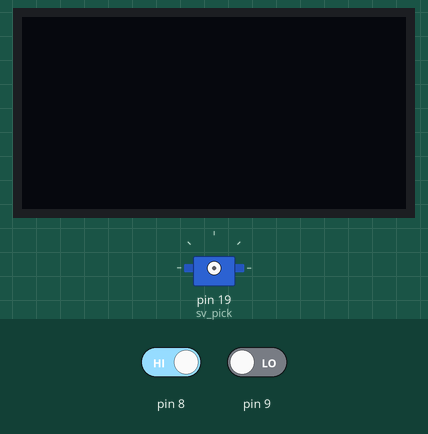
A sketch run on a simulated Arduino Uno, built with avr-gcc and run on an emulated ATmega328P. On the bench: 128×64 one-colour display, servo. Inputs (shaded band) come from the test bench; at power-on: pin 8 HIGH, pin 9 LOW.

Above: at 0.8 s.
0.9 s: pin 8 driven LOW
At 3.5 s:
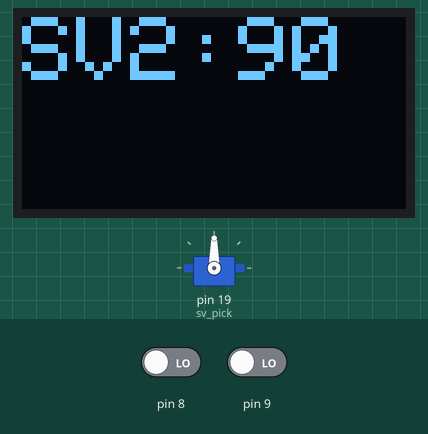
3.9 s: pin 9 driven HIGH
At 4.04 s:
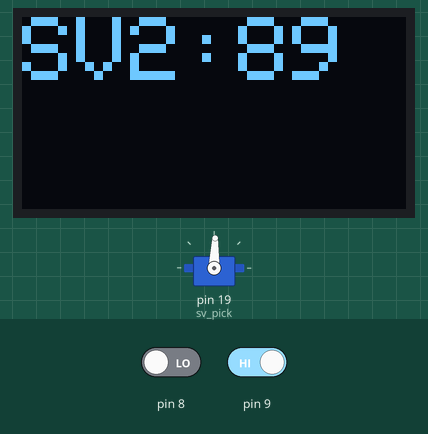
6.9 s: pin 8 driven HIGH and pin 9 driven LOW
At 7.13 s:
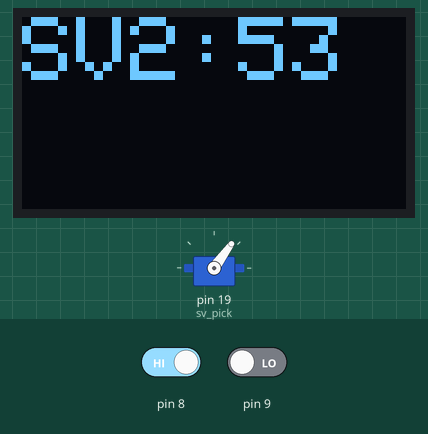
9.9 s: pin 8 driven LOW and pin 9 driven HIGH
At 10.61 s:
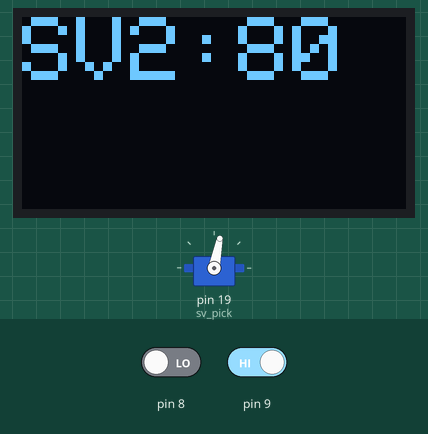
Timing chart, 0 to 16.9 s (numbered marks = the images above; inputs shaded):
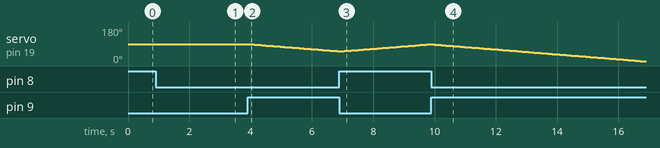

The sketch:

A2-7-ServoPickPasteTest.ino
```cpp
#include <Servo.h>

#include <Wire.h>
#include <Adafruit_GFX.h>
#include <Adafruit_SSD1306.h>

#define SCREEN_WIDTH 128 // OLED display width, in pixels
#define SCREEN_HEIGHT 64 // OLED display height, in pixels

// Declaration for an SSD1306 display connected to I2C (SDA, SCL pins)
Adafruit_SSD1306 display(SCREEN_WIDTH, SCREEN_HEIGHT, &Wire, -1);

int x = 90;
Servo sv_pick;
void setup() {
  // put your setup code here, to run once:
  while (digitalRead(8));
  Serial.begin(115200);
  if (!display.begin(SSD1306_SWITCHCAPVCC, 0x3C)) { // Address 0x3D for 128x64
    Serial.println(F("SSD1306 allocation failed"));
    for (;;);
  }
  delay(2000);
  sv_pick.attach(19);
}

void loop() {
  // put your main code here, to run repeatedly:
  display.clearDisplay();
  display.setTextSize(3);
  display.setTextColor(WHITE);
  display.setCursor(0, 0);
  // Display static text
  display.print("SV2:");
  display.println(x);
  display.display();

  if (!digitalRead(8) && digitalRead(9) && x > 0) {
    x--;
  }
  else if (digitalRead(8) && !digitalRead(9) && x < 180) {
    x++;
  }
  sv_pick.write(x);

  delay(50);
}
```

Measured:
- after the input at 3.9 s, servo on pin 19 (sv_pick): moves from 90° to 51° over 2.9 s, starting after 0.06 s; the display: changes after 0.14 s (image 2)
